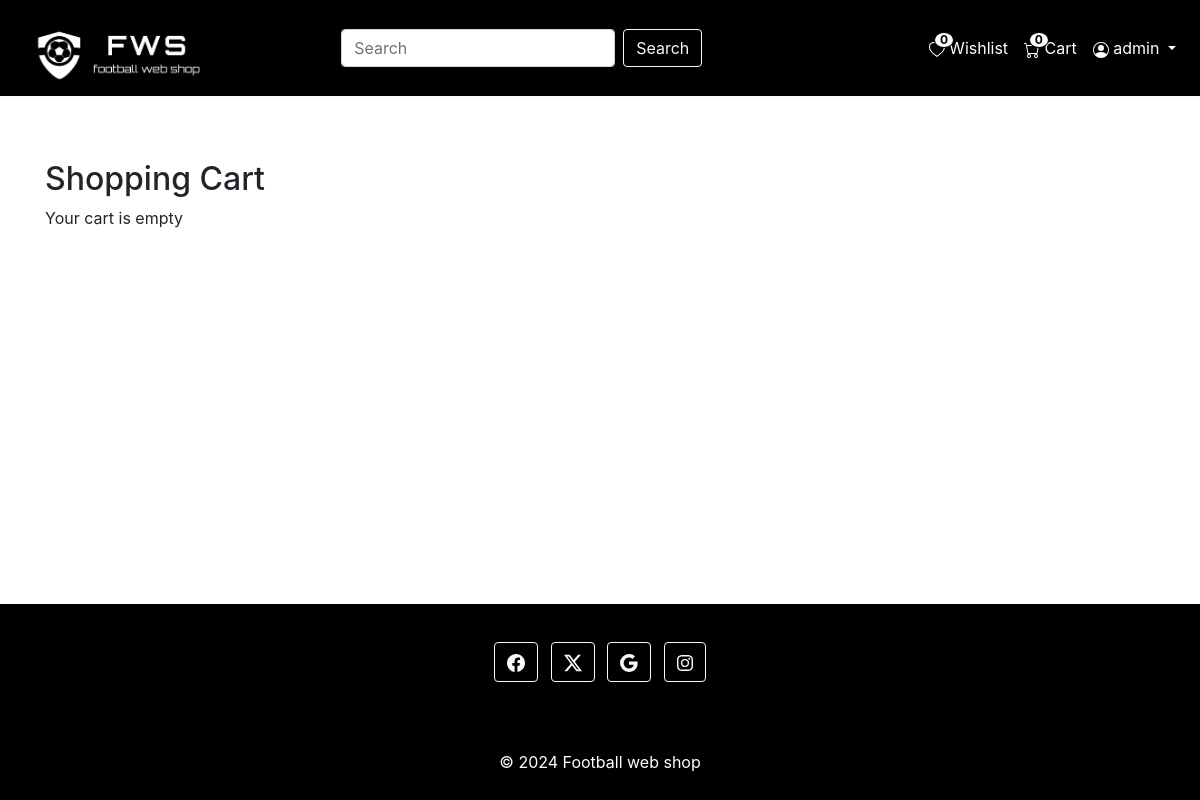
Page /order/ (signed in) on the earlier database version.
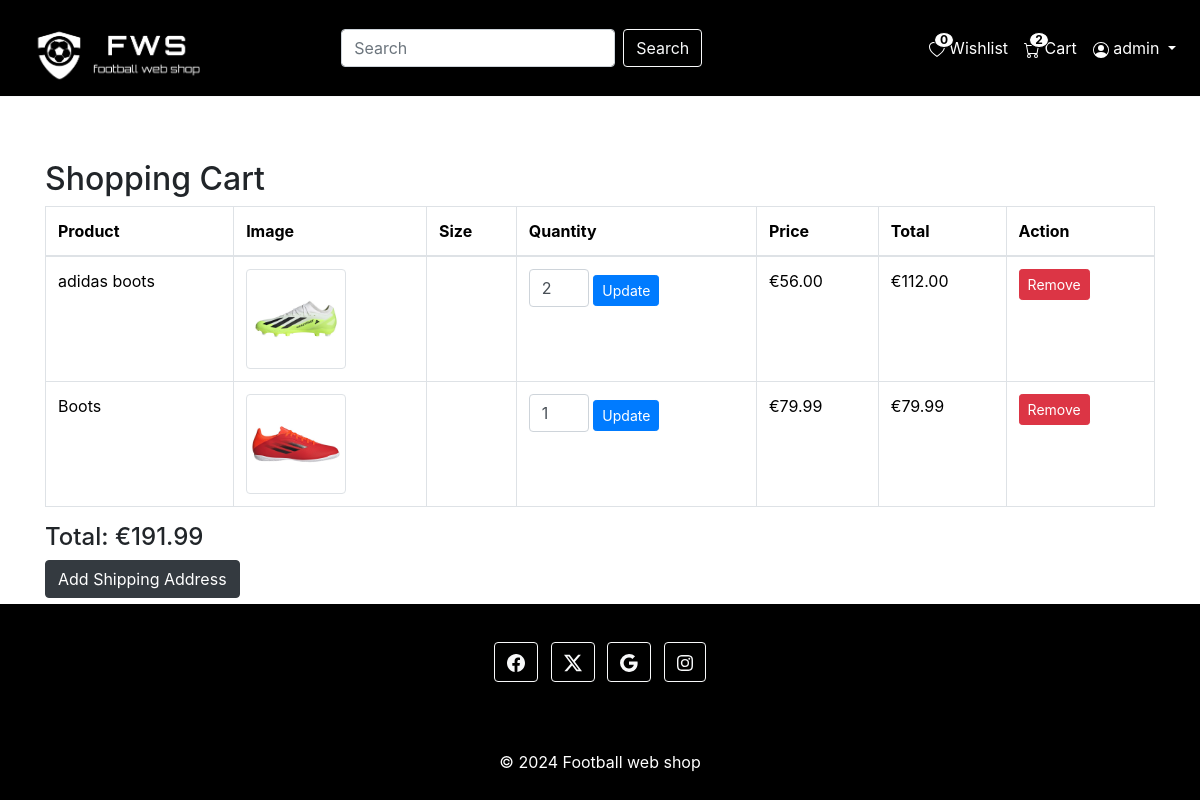
Same page on the later database version.
### football_web_shop_app/models.py (models this page shows, shortened)
class OrderItem(models.Model):
    order = models.ForeignKey(Order, related_name='items', on_delete=models.CASCADE)
    product = models.ForeignKey(Product, on_delete=models.CASCADE)
    item = models.CharField(max_length=255, blank=True)
    image = models.CharField(max_length=255,blank=True)
    price = models.DecimalField(null=True, blank=True, max_digits=10, decimal_places=2)
    quantity = models.IntegerField(default=0)
    total = models.DecimalField(max_digits=10, decimal_places=2, default=0.00)
    size = models.ForeignKey(Size, on_delete=models.CASCADE)
    @property
    def total_price(self):
        return self.quantity * self.price

class Product(models.Model):
    category = models.ForeignKey(Category, related_name='products', on_delete=models.CASCADE)
    name = models.CharField(max_length=255)
    description = models.TextField(null=True, blank=True)
    brand = models.ForeignKey(Brand, related_name='products', on_delete=models.CASCADE, default=10)
    price = models.DecimalField(max_digits=10, decimal_places=2)
    color = models.CharField(max_length=12, null=True, blank=True)
    material = models.CharField(max_length=50, null=True, blank=True)
    image = models.ImageField(upload_to='images/')
    status = models.BooleanField(default=True)
    in_stock = models.BooleanField(default=True)
    date_added = models.DateTimeField(auto_now_add=True)
    updated = models.DateTimeField(null=True, blank=True)
    sizes = models.ManyToManyField(Size, related_name='products')

class Order(models.Model):
    user = models.ForeignKey(settings.AUTH_USER_MODEL, on_delete=models.CASCADE)
    price = models.DecimalField(null=True, blank=True, max_digits=10, decimal_places=2, default=0.00)
    paid_status = models.BooleanField(default=False)
    order_date = models.DateTimeField(auto_now_add=True)
    order_status = models.CharField(choices=STATUS_CHOICE, max_length=30, default="pending")
    shipping_address = models.ForeignKey(ShippingAddress, on_delete=models.SET_NULL, null=True, blank=True)
    payment_method = models.CharField(max_length=30, null=True, blank=True)
    payment_id = models.CharField(max_length=100, null=True, blank=True)

### football_web_shop_app/views.py (the view)
# urls.py: path('order/', views.order_detail, name='order_detail'),
def order_detail(request):
    order = Order.objects.filter(user=request.user, paid_status=False).first()
    return render(request, 'web_shop/order_detail.html', {'order': order})

### football_web_shop_app/context_processors.py (called while the page is built)
def cart_item_count(request):
    if request.user.is_authenticated:
        order = Order.objects.filter(user=request.user, paid_status=False).first()
        if order:
            return {'cart_item_count': order.items.count()}
    return {'cart_item_count': 0}

def wishlist_count(request):
    if request.user.is_authenticated:
        count = Wishlist.objects.filter(user=request.user).count()
    else:
        count = 0
    return {'wishlist_count': count}

### football_web_shop_app/templates/web_shop/order_detail.html (shortened to what this page needs)
{% extends "web_shop/base.html" %}
{% block content %}
<div class="container mt-5">
    <h2>Shopping Cart</h2>
    {% if order and order.items.exists %}
    <table class="table table-bordered">
        <thead>
            <tr>
                <th scope="col">Product</th>
                <th scope="col">Image</th>
                <th scope="col">Size</th>
                <th scope="col">Quantity</th>
                <th scope="col">Price</th>
                <th scope="col">Total</th>
                <th scope="col">Action</th>
            </tr>
        </thead>
        <tbody>
            {% for item in order.items.all %}
            <tr>
                <td>{{ item.product.name }}</td>
                <td>
                    <img src="{{ item.product.image.url }}" alt="{{ item.product.name }}" class="img-thumbnail" style="width: 100px; height: 100px;">
                </td>
                <td>{{ item.size }}</td>
                <td>
                    <form action="{% url 'update_order_item_quantity' item.id %}" method="post" class="d-inline">
                        <input type="number" name="quantity" value="{{ item.quantity }}" min="1" class="form-control d-inline-block" style="width: 60px;">
                        <button type="submit" class="btn btn-primary btn-sm">Update</button>
                    </form>
                </td>
                <td>€{{ item.price }}</td>
                <td>€{{ item.total_price }}</td>
                <td>
                    <a href="{% url 'remove_from_order' item.id %}" class="btn btn-danger btn-sm">Remove</a>
                </td>
            </tr>
            {% endfor %}
        </tbody>
    </table>
    <div class="mt-3">
        <h4>Total: €{{ order.price }}</h4>
        {% if order.shipping_address %}
            <a href="{% url 'create_checkout_session' %}" class="btn btn-dark">Proceed to Checkout</a>
            <a href="{% url 'add_shipping_address' %}" class="btn btn-dark">Change Shipping Address</a>
        {% else %}
            <a href="{% url 'add_shipping_address' %}" class="btn btn-dark">Add Shipping Address</a>
        {% endif %}
    </div>
    {% else %}
    <p>Your cart is empty</p>
    {% endif %}
</div>
{% endblock %}

### football_web_shop_app/templates/web_shop/navbar.html (shortened to what this page needs)
{% load static %}
<nav class="navbar navbar-expand-lg navbar-dark border-light py-2 fixed-top">
    <a class="navbar-brand" href="{% url 'home' %}">
        <img src="{% static 'logo.png' %}" width="200" height="70" class="d-inline-block align-top" alt="">
    </a>
    <div class="collapse navbar-collapse" id="navbarSupportedContent" style="overflow-y: visible;">
        <form class="d-flex mx-auto" method="get" action="{% url 'home' %}">
            <input class="form-control me-2" type="search" name="query" placeholder="Search" aria-label="Search" value="{{ request.GET.query }}">
            <button class="btn btn-outline-light" type="submit">Search</button>
        </form>
        <ul class="navbar-nav ml-auto">
            <li class="nav-item">
                <a class="nav-link" href="{% url 'wishlist' %}" style="position: relative;">
                    Wishlist
                    <span class="badge badge-dark wishlist-badge">{{ wishlist_count }}</span>
                </a>
            </li>
            <li class="nav-item">
                <a class="nav-link" href="{% url 'order_detail' %}" style="position: relative;">
                    Cart
                    <span class="badge badge-dark cart-badge">{{ cart_item_count }}</span>
                </a>
            </li>
            {% if user.is_authenticated %}
            <li class="nav-item dropdown">
                <a class="nav-link dropdown-toggle" href="#" id="navbarDropdown" role="button" data-bs-toggle="dropdown" aria-expanded="false">
                    {{ user.username }}
                </a>
            </li>
            {% endif %}
        </ul>
    </div>
</nav>

Differences in the rows shown:
added OrderItem: product.name "adidas boots", product.image (picture), quantity "2", price "56.00", total_price "112.00"
added OrderItem: product.name "Boots", product.image (picture), quantity "1", price "79.99", total_price "79.99"
added Order: price "191.99"
Other differences:
{{ cart_item_count }}: "0" → "2"
text no longer shown: "Your cart is empty"
text now shown: "Product Image Size Quantity Price Total Action Total: € Add Shipping Address"
